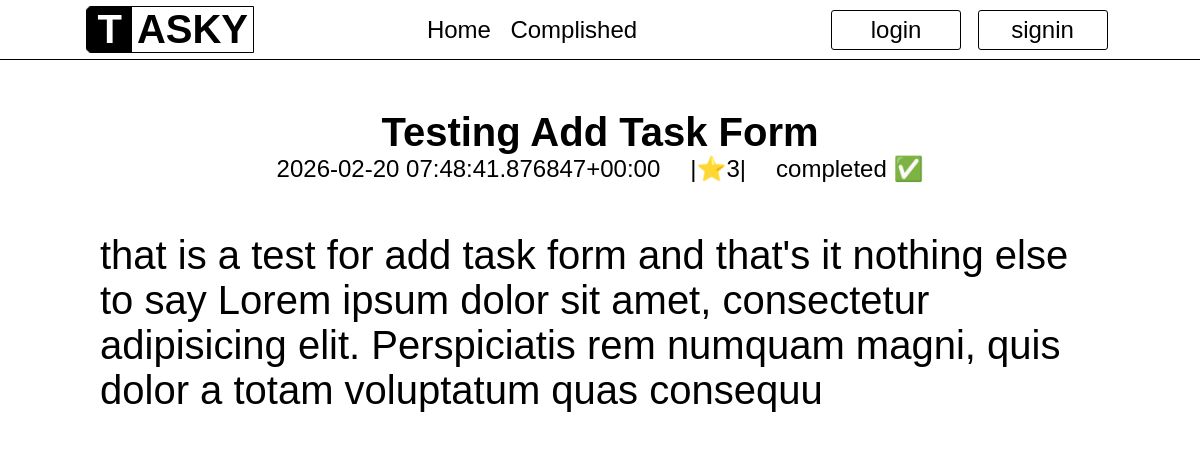
Screenshot of /2/complished-details/ with the database file from the repository.
### taskyapp/models.py (models this page shows, shortened)
class ComplishedTaskModel(models.Model):
    title = models.CharField(max_length=50)
    date = models.CharField(max_length=70)
    priority = models.IntegerField()
    task = models.CharField(max_length=200)

### taskyapp/views.py (the view)
# urls.py: path('<str:pk>/complished-details/', views.ComplishedDetailsView.as_view(), name='complished-details'),
class ComplishedDetailsView(DetailView):
    template_name = "taskyapp/complished_details.html"
    model = ComplishedTaskModel
    context_object_name = "task"

### taskyapp/templates/taskyapp/complished_details.html (shortened to what this page needs)
{% extends "base.html" %}
{% load static %}
{% block page_style %}
<link rel="stylesheet" href="{% static "taskyapp/nav.css" %}">
<link rel="stylesheet" href="{% static "taskyapp/task_details.css" %}">
{% endblock %}
{% block page_content %}
{% include "taskyapp/includes/nav.html" %}
    <div class='task-details-container'>
        <h1>{{ task.title|title }}</h1>
        <div class='under-title' >
            <p>{{ task.date }}</p>
            <p class='task-details-priority' > |⭐{{ task.priority }}|</p>
            <p>completed ✅</p>
        </div>
        <p class='task-details-task' >{{ task.task }}</p>
    </div>
{% endblock %}

### taskyapp/static/taskyapp/task_details.css (style rules this page uses)
.task-details-container { width: 100%; text-align: center; }
.task-details-container h1 { font-size: 2.5em; }
.under-title { display: flex; justify-content: center; margin-bottom: 40px; font-size: 1.5em; }
.task-details-priority { margin: 0px 30px; }
.task-details-task { font-size: 2.5em; padding: 10px 100px; text-align: left; }

### static/base.css (style rules this page uses)
* { color: black; background-color: white; font-family: sans-serif; margin: 0; padding: 0; box-sizing: border-box; }

### rows the page displays
ComplishedTaskModel: title "Testing Add Task Form", date "2026-02-20 07:48:41.876847+00:00", priority "3", task "that is a test for add task form and that's it nothing else to say Lorem ipsum dolor sit amet, consectetur adipisicing elit. Perspiciatis rem numquam magni, quis dolor a totam voluptatum quas consequu"
